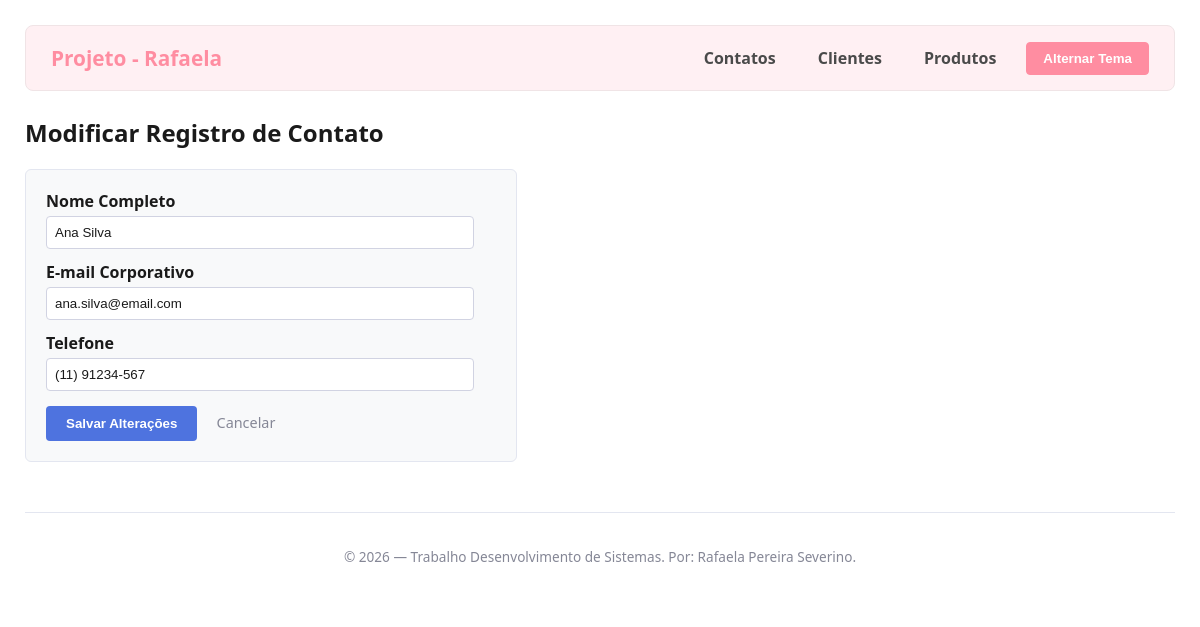
/php/editar_contato.php?id=1, run on the app's committed database.
### tables this page shows
CREATE TABLE IF NOT EXISTS contatos (
    id INT AUTO_INCREMENT PRIMARY KEY,
    nome VARCHAR(100) NOT NULL,
    email VARCHAR(100) NOT NULL,
    telefone VARCHAR(14) NOT NULL,
    created_at TIMESTAMP DEFAULT CURRENT_TIMESTAMP
);

### php/editar_contato.php (the view, shortened to what this page needs)
<?php
require_once "config.php";
$id = filter_input(INPUT_GET, 'id', FILTER_VALIDATE_INT);
$stmt = $pdo->prepare('SELECT * FROM contatos WHERE id = ?');
$stmt->execute([$id]);
$contato = $stmt->fetch();
include "cabecalho.php";
?>
<h2>Modificar Registro de Contato</h2>
<form action="" method="POST" style="max-width: 450px; background-color: #f8f9fa; padding: 20px; border-radius: 6px; border: 1px solid #e3e6f0;">
    <div style="margin-bottom: 12px;">
        <label style="display: block; margin-bottom: 4px; font-weight: bold;">Nome Completo</label>
        <input type="text" name="nome" value="<?= htmlspecialchars($contato['nome']) ?>" required style="width: 95%; padding: 8px; border: 1px solid #d1d3e2; border-radius: 4px;">
    </div>
    <div style="margin-bottom: 12px;">
        <label style="display: block; margin-bottom: 4px; font-weight: bold;">E-mail Corporativo</label>
        <input type="email" name="email" value="<?= htmlspecialchars($contato['email']) ?>" required style="width: 95%; padding: 8px; border: 1px solid #d1d3e2; border-radius: 4px;">
    </div>
    <div style="margin-bottom: 15px;">
        <label style="display: block; margin-bottom: 4px; font-weight: bold;">Telefone</label>
        <input type="text" name="telefone" value="<?= htmlspecialchars($contato['telefone']) ?>" style="width: 95%; padding: 8px; border: 1px solid #d1d3e2; border-radius: 4px;">
    </div>
    <button type="submit" style="padding: 10px 20px; background-color: #4e73df; color: white; border: none; border-radius: 4px; font-weight: bold; cursor: pointer;">Salvar Alterações</button>
    <a href="index.php" style="margin-left: 15px; color: #858796; text-decoration: none; font-size: 0.9rem;">Cancelar</a>
</form>
<?php include "rodape.php"; ?>

### php/cabecalho.php (style rules this page uses)
:root { --bg-principal: #ffffff; --bg-navbar: #fff0f3; --texto-principal: #1a1a1a; --texto-secundario: #4a4a4a; --cor-rosa: #ff8da1; --cor-rosa-hover: #ff758f; --borda: #f0e4e6; --tabela-th: #fff5f7; }
body { font-family: 'Segoe UI', Arial, sans-serif; margin: 25px; background-color: var(--bg-principal); color: var(--texto-principal); transition: background 0.2s, color 0.2s; }
input, textarea { width: 100%; padding: 8px; border: 1px solid var(--borda); border-radius: 4px; background-color: var(--bg-principal); color: var(--texto-principal); box-sizing: border-box; }

### data on the page
contatos: nome "Ana Silva", email "ana.silva@email.com", telefone "(11) 91234-567"
